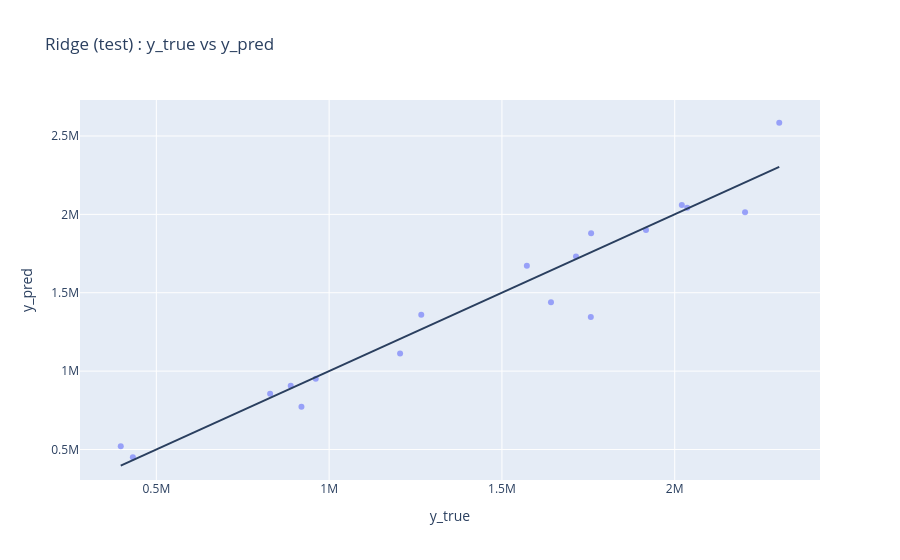

The notebook cell saved with this chart:
### Markdown cell above
Performance globale : 
- R² test = 0.931 : le modèle explique une très grande partie de la variabilité des ventes hebdomadaires, et fait mieux que la baseline (0.90).
- RMSE test = 150,862 : l’erreur moyenne sur le jeu de test baisse nettement par rapport à la baseline (de 182k à 151k, soit -17%), ce qui traduit une amélioration concrète en unités métier.

Généralisation (train vs test) : réduction de l’overfitting
- RMSE train = 70,891 vs RMSE test = 150,862 : l’écart train/test reste présent, mais il est moins problématique car le test s’améliore fortement (l’objectif principal).
- R² train = 0.989 vs R² test = 0.931 : le modèle reste très performant sur train, tout en gagnant en robustesse sur des données non vues.

### Code cell
pred_test_ridge = best_ridge.predict(X_test)

df_pred = pd.DataFrame({
    "y_true": y_test,
    "y_pred": pred_test_ridge
})

fig = px.scatter(
    df_pred,
    x="y_true",
    y="y_pred",
    title="Ridge (test) : y_true vs y_pred",
    opacity=0.6
)

# Diagonale parfaite y = x
m = df_pred["y_true"].min()
M = df_pred["y_true"].max()
fig.add_shape(type="line", x0=m, y0=m, x1=M, y1=M)

fig.show()

### Figure 1 — Plotly figure (JSON) as saved in the notebook; plotly's stock layout.template omitted (floating-point values rounded to 4 significant figures)
{"data": [{"hovertemplate": "y_true=%{x}<br>y_pred=%{y}<extra></extra>", "legendgroup": "", "marker": {"color": "#636efa", "opacity": 0.6, "symbol": "circle"}, "mode": "markers", "name": "", "orientation": "v", "showlegend": false, "type": "scatter", "x": [2021000.0, 1267000.0, 1758000.0, 1757000.0, 1572000.0, 961200.0, 888800.0, 2303000.0, 829200.0, 1714000.0, 2036000.0, 1917000.0, 432000.0, 397000.0, 1205000.0, 2204000.0, 919900.0, 1642000.0], "xaxis": "x", "y": [2059000.0, 1360000.0, 1880000.0, 1344000.0, 1672000.0, 951100.0, 906000.0, 2584000.0, 856000.0, 1731000.0, 2042000.0, 1899000.0, 450500.0, 521300.0, 1112000.0, 2014000.0, 772700.0, 1439000.0], "yaxis": "y"}], "layout": {"legend": {"tracegroupgap": 0}, "shapes": [{"type": "line", "x0": 397000.0, "x1": 2303000.0, "y0": 397000.0, "y1": 2303000.0}], "title": {"text": "Ridge (test) : y_true vs y_pred"}, "xaxis": {"anchor": "y", "domain": [0, 1], "title": {"text": "y_true"}}, "yaxis": {"anchor": "x", "domain": [0, 1], "title": {"text": "y_pred"}}}}
